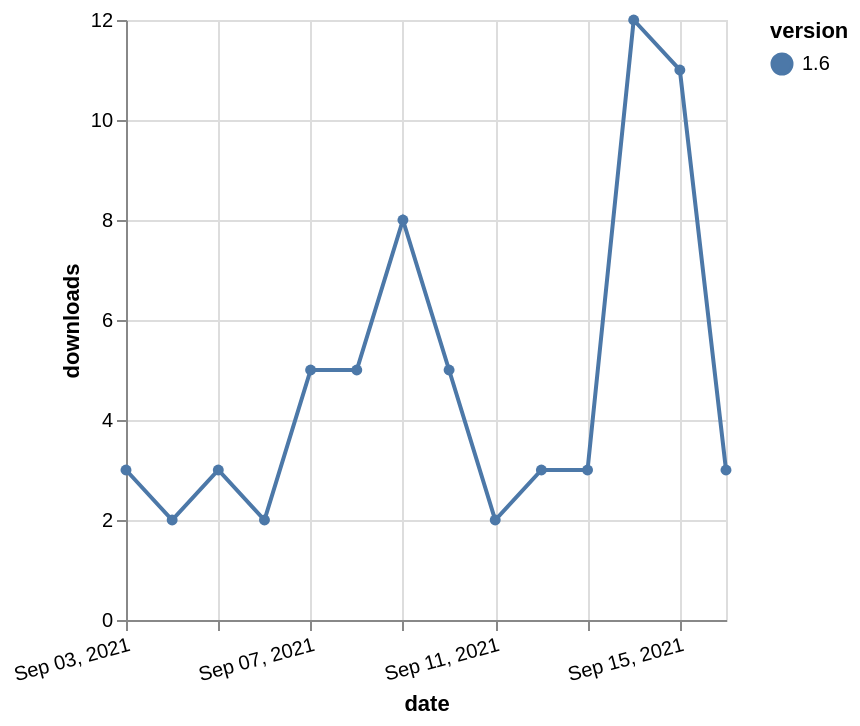

This figure's Vega-Lite source:
### Vega-Lite specification from a JSON file in a GitHub repository (floating-point values rounded to 4 significant figures)
{"$schema": "https://vega.github.io/schema/vega-lite/v5.json", "description": "A simple bar chart with embedded data.", "data": {"values": [{"date": "2021-09-03", "total": 4739, "delta": 3, "version": "1.6"}, {"date": "2021-09-04", "total": 4741, "delta": 2, "version": "1.6"}, {"date": "2021-09-05", "total": 4744, "delta": 3, "version": "1.6"}, {"date": "2021-09-06", "total": 4746, "delta": 2, "version": "1.6"}, {"date": "2021-09-07", "total": 4751, "delta": 5, "version": "1.6"}, {"date": "2021-09-08", "total": 4756, "delta": 5, "version": "1.6"}, {"date": "2021-09-09", "total": 4764, "delta": 8, "version": "1.6"}, {"date": "2021-09-10", "total": 4769, "delta": 5, "version": "1.6"}, {"date": "2021-09-11", "total": 4771, "delta": 2, "version": "1.6"}, {"date": "2021-09-12", "total": 4774, "delta": 3, "version": "1.6"}, {"date": "2021-09-13", "total": 4777, "delta": 3, "version": "1.6"}, {"date": "2021-09-14", "total": 4789, "delta": 12, "version": "1.6"}, {"date": "2021-09-15", "total": 4800, "delta": 11, "version": "1.6"}, {"date": "2021-09-16", "total": 4803, "delta": 3, "version": "1.6"}]}, "width": "container", "mark": {"type": "line", "point": {"filled": true}}, "encoding": {"x": {"field": "date", "type": "temporal", "timeUnit": "yearmonthdate", "title": "date", "axis": {"labelAngle": -15}}, "y": {"field": "delta", "type": "quantitative", "title": "downloads"}, "color": {"field": "version", "type": "nominal"}, "tooltip": {"field": "delta"}}}
